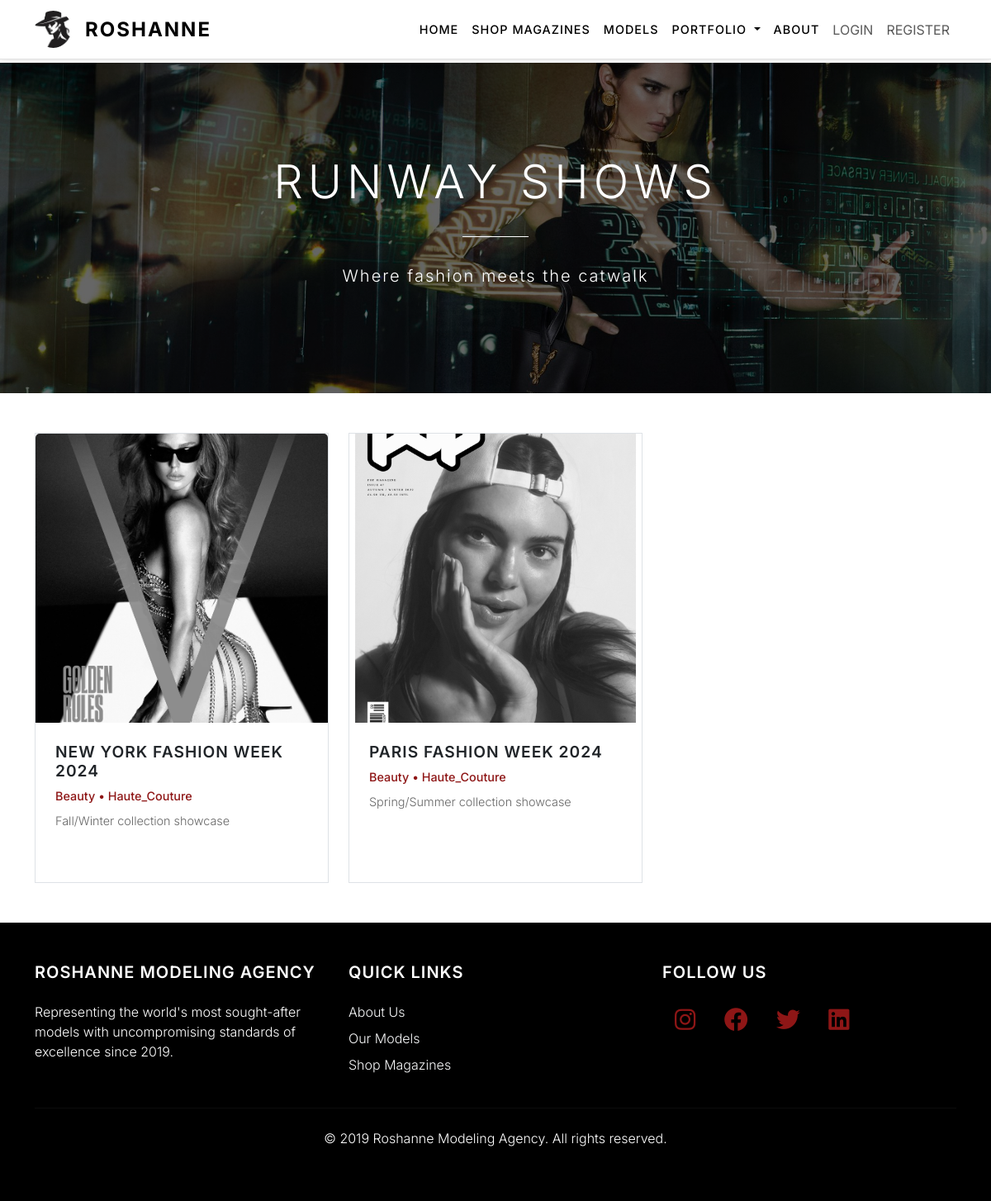
/runways/, run on the app's committed database.
### myapp/models.py (models this page shows, shortened)
class Runway(models.Model):
    TYPE_CHOICES = [
        ('haute_couture', 'Haute Couture'),
        ('ready_to_wear', 'Ready-to-Wear'),
        ('resort', 'Resort'),
        ('bridal', 'Bridal'),
        ('menswear', 'Menswear'),
    ]
    title = models.CharField(max_length=200)
    description = models.TextField()
    date = models.DateTimeField()
    location = models.CharField(max_length=200)
    designer = models.CharField(max_length=200)
    image = models.ImageField(upload_to='runways/', null=True, blank=True)
    price = models.DecimalField(max_digits=10, decimal_places=2, null=True, blank=True)
    category = models.ForeignKey(MagazineCategory, on_delete=models.SET_NULL, null=True, blank=True)
    type = models.CharField(max_length=20, choices=TYPE_CHOICES, null=True, blank=True)
    created_at = models.DateTimeField(auto_now_add=True)
    updated_at = models.DateTimeField(auto_now=True)

class MagazineCategory(models.Model):
    name = models.CharField(max_length=100)
    description = models.TextField(blank=True)
    created_at = models.DateTimeField(auto_now_add=True)
    class Meta:
        verbose_name_plural = "Magazine Categories"

### myapp/views.py (the view)
# urls.py: path('runways/', views.runways, name='runways'),
def runways(request):
    runways = Runway.objects.all().order_by('-date')
    context = {
        'runways': runways,
    }
    return render(request, 'runways.html', context)

### myapp/templates/runways.html (shortened to what this page needs)
{% extends 'base.html' %}
{% load static %}
{% block content %}
<section class="d-flex align-items-center text-center text-white" style="background: linear-gradient(rgba(0,0,0,0.6), rgba(0,0,0,0.6)), url('{% static 'images/hero6.jpg' %}') center/cover; height: 50vh;">
    <div class="container">
        <h1 style="font-size: 3.5rem; font-weight: 300; letter-spacing: 6px; margin-bottom: 1rem;">RUNWAY SHOWS</h1>
        <div style="height: 1px; background-color: #FFFFFF; width: 80px; margin: 2rem auto;"></div>
        <p class="lead" style="font-weight: 300; letter-spacing: 2px;">Where fashion meets the catwalk</p>
    </div>
</section>
<section class="py-5">
    <div class="container">
        <div class="row g-4">
            {% for runway in runways %}
            <div class="col-lg-4 col-md-6">
                <div class="card border h-100 mb-4" style="border-color: #e0e0e0; border-radius: 0; transition: all 0.3s ease;" onmouseover="this.style.transform='translateY(-10px)'; this.style.boxShadow='0 20px 40px rgba(0,0,0,0.15)'; this.style.borderColor='#8E1616'; this.querySelector('img').style.filter='grayscale(0%)';" onmouseout="this.style.transform='translateY(0)'; this.style.boxShadow='none'; this.style.borderColor='#e0e0e0'; this.querySelector('img').style.filter='grayscale(100%)';">
                    {% if runway.image %}
                        <img src="{{ runway.image.url }}" alt="{{ runway.title }}" class="card-img-top" style="height: 350px; object-fit: cover; filter: grayscale(100%); transition: filter 0.3s ease;">
                    {% else %}
                        <img src="{% static 'images/default-runway.jpg' %}" alt="{{ runway.title }}" class="card-img-top" style="height: 350px; object-fit: cover; filter: grayscale(100%); transition: filter 0.3s ease;">
                    {% endif %}
                    <div class="card-body p-4">
                        <h5 style="font-size: 1.2rem; font-weight: 600; margin-bottom: 0.5rem; letter-spacing: 1px;">{{ runway.title|upper }}</h5>
                        <p style="color: #8E1616; font-weight: 500; margin-bottom: 0.5rem; font-size: 0.9rem;">
                            {% if runway.category %}{{ runway.category.name }} • {% endif %}
                            {% if runway.type %}{{ runway.type|title }}{% endif %}
                        </p>
                        <p style="font-size: 0.9rem; color: #666; font-weight: 300;">{{ runway.description }}</p>
                    </div>
                </div>
            </div>
            {% endfor %}
        </div>
    </div>
</section>
{% endblock %}

### data on the page
Runway: image (picture), title "NEW YORK FASHION WEEK 2024", category.name "Beauty", type "Haute_Couture", description "Fall/Winter collection showcase"
Runway: image (picture), title "PARIS FASHION WEEK 2024", category.name "Beauty", type "Haute_Couture", description "Spring/Summer collection showcase"
